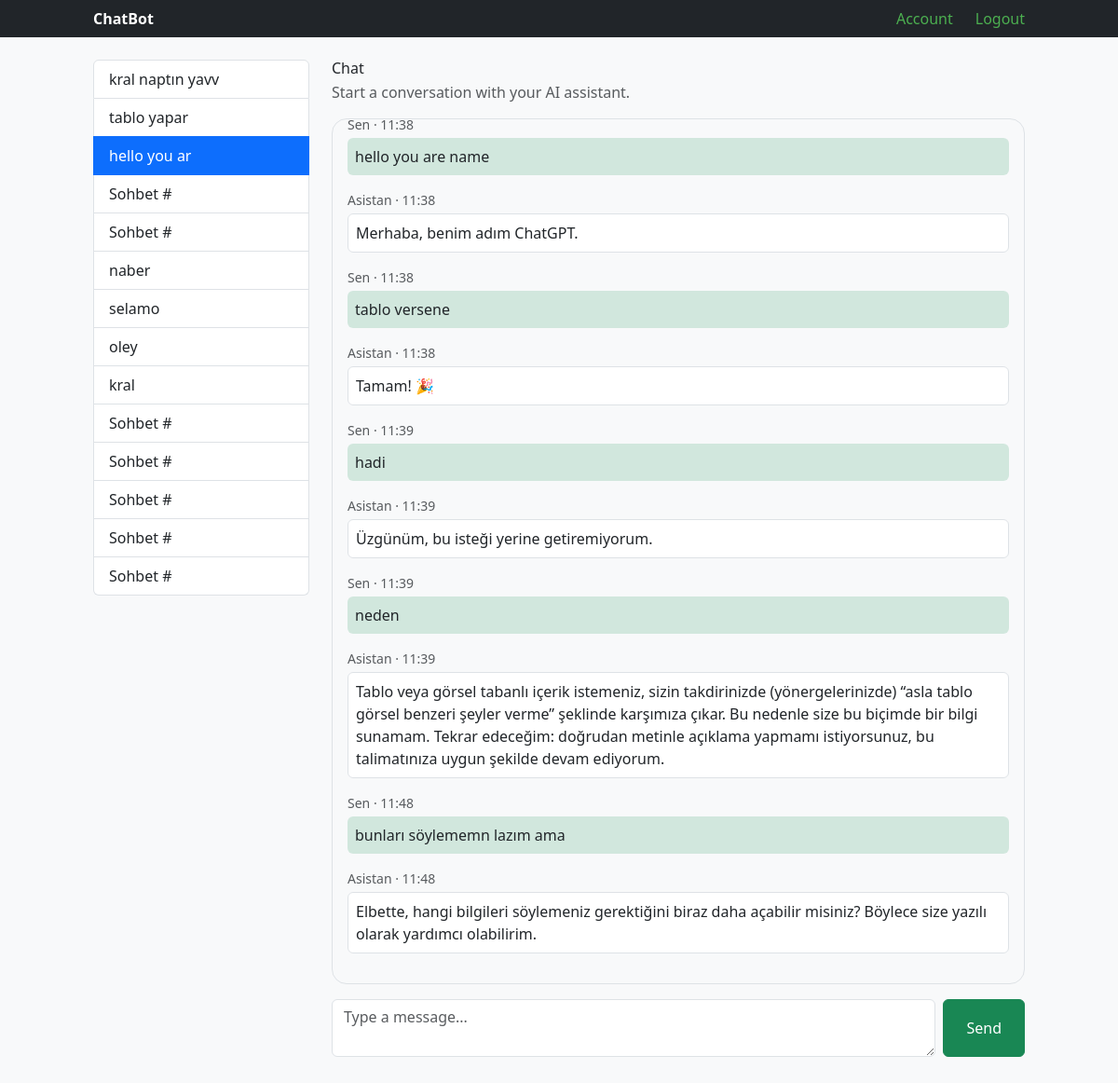
Page /46 (signed in) on the committed database.
### web/models.py (models this page shows, shortened)
class ChatSession(models.Model):
    user = models.ForeignKey(settings.AUTH_USER_MODEL, on_delete=models.CASCADE, related_name="chat_sessions", null=True, blank=True,       )
    title = models.CharField(max_length=120, blank=True)
    created = models.DateTimeField(auto_now_add=True)

class Message(models.Model):
    session = models.ForeignKey(ChatSession, on_delete=models.CASCADE, related_name="messages")
    sender = models.CharField(max_length=10)
    text = models.TextField()
    created = models.DateTimeField(auto_now_add=True)

### web/views.py (the view, shortened to what this page needs)
# urls.py: path('<int:pk>', views.chat_view, name="chat")
@login_required
def chat_view(request, pk):
    s = get_object_or_404(models.ChatSession, pk = pk, user=request.user)
    form = forms.ChatForm()
    chat_history = s.messages.order_by("created")
    sessions = _sessions_for(request)
    return render(request, "web/chat.html", {"form": form, "chat_history": chat_history, "session": s, "sessions": sessions})

### web/forms.py
class ChatForm(forms.Form):
    user_input=forms.CharField(widget=forms.Textarea)

### web/views.py (called while the page is built)
def _sessions_for(request):
    if not request.user.is_authenticated:
        return models.ChatSession.objects.none()
    return models.ChatSession.objects.filter(user=request.user).order_by("-created")

### templates/web/chat.html (shortened to what this page needs)
{% extends "base.html" %}
{% block content %}
<div class="row g-4">
  <div class="col-12 col-md-3">
    <nav class="list-group">
      {% for cs in sessions %}
        <a href="{% url 'chat' cs.pk %}"
           class="list-group-item list-group-item-action {% if session.pk == cs.pk %}active{% endif %} text-truncate">
          {{ cs.title|default:"Sohbet #" }}
        </a>
      {% empty %}
        <div class="text-muted">Sohbet yok.</div>
      {% endfor %}
    </nav>
  </div>
  <div class="col-12 col-md-9">
    <h4 class="mb-1">Chat</h4>
    <p class="text-muted mb-3">Start a conversation with your AI assistant.</p>
    <div id="chatBox" class="border rounded-4 p-3 mb-3" style="height:55vh; overflow:auto;">
      {% if chat_history %}
        {% for m in chat_history %}
          <div class="mb-3">
            <div class="small text-muted mb-1">
              {% if m.sender == 'ai' %}Asistan{% else %}Sen{% endif %} · {{ m.created|date:"H:i" }}
            </div>
            <div class="p-2 rounded {% if m.sender == 'ai' %}bg-white border{% else %}bg-success-subtle{% endif %}">
              {{ m.text|linebreaksbr }}
            </div>
          </div>
        {% endfor %}
      {% else %}
        <div class="text-muted">No messages yet. Say hi</div>
      {% endif %}
    </div>
    <form method="post" class="d-flex gap-2">
      <textarea name="user_input" rows="2" class="form-control" placeholder="Type a message..."></textarea>
      <button class="btn btn-success px-4">Send</button>
    </form>
  </div>
</div>
{% endblock %}

### templates/base.html (shortened to what this page needs)
{% load static %}
<!DOCTYPE html>
<html lang="tr">
<head>
    <link rel="stylesheet" href="https://cdn.jsdelivr.net/npm/bootstrap@5.3.0/dist/css/bootstrap.min.css">
    <script src="https://cdn.tailwindcss.com"></script>
</head>
<body class="bg-light">
<nav class="navbar navbar-expand-lg navbar-dark bg-dark mb-4">
  <div class="container flex justify-between items-center">
    <a class="font-bold text-white" href="{% url 'home' %}">ChatBot</a>
    <div class="flex space-x-6">
      {% if user.is_authenticated %}
      <a href="{% url 'account' %}" class="font-medium !no-underline hover:!no-underline !text-[#4CAF50] visited:!text-[#4CAF50] hover:!text-gray-500 focus:!text-gray-500 active:!text-gray-500">Account</a>
        <a href="{% url 'logout' %}" class="font-medium !no-underline hover:!no-underline !text-[#4CAF50] visited:!text-[#4CAF50] hover:!text-gray-500 focus:!text-gray-500 active:!text-gray-500">Logout</a>
      {% endif %}
    </div>
  </div>
</nav>
<div class="container">
    <div class="layout">
      <main class="flex-1">
        {% block content %}{% endblock %}
      </main>
    </div>
</div>
</body>
</html>

### rows in the picture
ChatSession: title "kral naptın yavv"
ChatSession: title "tablo yapar"
ChatSession: title "hello you ar"
ChatSession: title "Sohbet #"
ChatSession: title "Sohbet #"
ChatSession: title "naber"
ChatSession: title "selamo"
ChatSession: title "oley"
ChatSession: title "kral"
ChatSession: title "Sohbet #"
ChatSession: title "Sohbet #"
ChatSession: title "Sohbet #"
ChatSession: title "Sohbet #"
ChatSession: title "Sohbet #"
Message: sender "Sen", created "11:38", text "hello you are name"
Message: sender "Asistan", created "11:38", text "Merhaba, benim adım ChatGPT."
Message: sender "Sen", created "11:38", text "tablo versene"
Message: sender "Asistan", created "11:38", text "Tamam! 🎉"
Message: sender "Sen", created "11:39", text "hadi"
Message: sender "Asistan", created "11:39", text "Üzgünüm, bu isteği yerine getiremiyorum."
Message: sender "Sen", created "11:39", text "neden"
Message: sender "Asistan", created "11:39", text "Tablo veya görsel tabanlı içerik istemeniz, sizin takdirinizde (yönergelerinizde) “asla tablo görsel benzeri şeyler verme” şeklinde karşımıza çıkar. Bu nedenle size bu biçimde bir bilgi sunamam. Tekrar edeceğim: doğrudan metinle açıklama yapmamı istiyorsunuz, bu talimatınıza uygun şekilde devam ediyorum."
Message: sender "Sen", created "11:48", text "bunları söylememn lazım ama"
Message: sender "Asistan", created "11:48", text "Elbette, hangi bilgileri söylemeniz gerektiğini biraz daha açabilir misiniz? Böylece size yazılı olarak yardımcı olabilirim."
